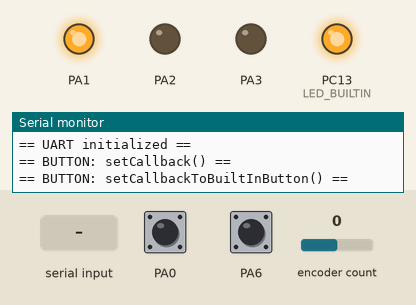
Bench run of a program on a simulated STM32 Black Pill. On the bench: output pins drawn as LEDs (lit = HIGH), the last lines printed to the serial monitor. Inputs (shaded band) come from the test bench; at power-on: PA6 HIGH, PA0 HIGH, encoder count 0.

Above: at 3.8 s.
3.9 s: PA6 pulled LOW for 0.15 s
At 4.7 s:
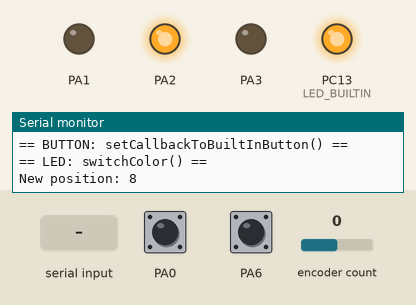
5.5 s: "PRESS\n" received over the second serial link
At 6.6 s:
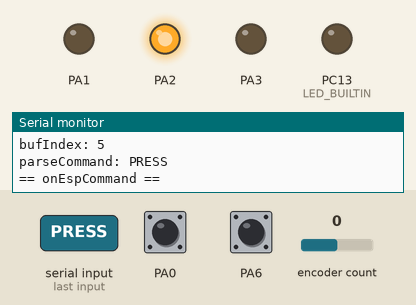
7.0 s: PA6 pulled LOW for 1 s
At 8.3 s:
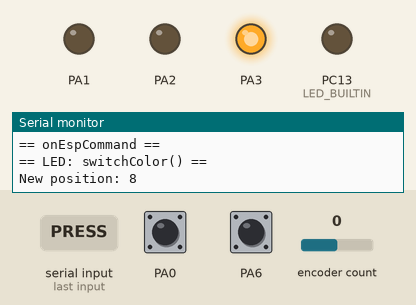
9.5 s: "RELEASE\n" received over the second serial link
At 10.7 s:
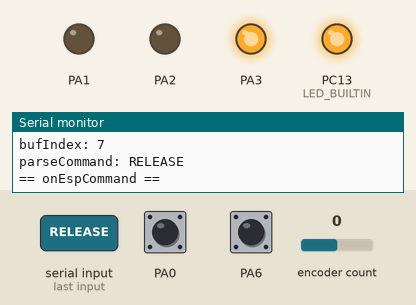
Timing chart, 0 to 12.5 s (numbered marks = the images above; inputs shaded):
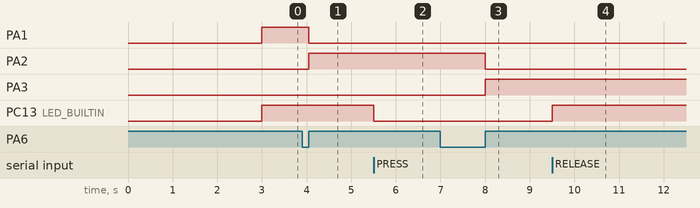

The program:

main.cpp
```cpp
#include <Arduino.h>
#include "config.hpp"
#include "button.hpp"
#include "encoder.hpp"
#include "uart.hpp"
#include "led.hpp"
#include <STM32FreeRTOS.h>

namespace
{
  button::ButtonHandler buttonHandler;
  led::LedHandler ledHandler;
  encoder::Encoder encoderHandler;
  uart::UartHandler uartHandler;
  bool isRGBLedOn = false;

  void onEspCommand(uart::RxCommand cmd)
  {
    Serial.println("== onEspCommand ==");
    switch (cmd)
    {
    case uart::RxCommand::ButtonPress:
      ledHandler.turnOnBuiltInLed();
      break;
    case uart::RxCommand::ButtonRelease:
      ledHandler.turnOffBuiltInLed();
      break;
    default:
      break;
    }
  }

  void onEncoderUpdate(uint8_t value)
  {
    Serial.println("== onEncoderUpdate ==");
    uart::TxCommand commandToSend;

    switch (ledHandler.getCurrentColor())
    {
    case led::Color::Red:
      commandToSend.type = uart::CommandType::R;
      break;
    case led::Color::Green:
      commandToSend.type = uart::CommandType::G;
      break;
    case led::Color::Blue:
      commandToSend.type = uart::CommandType::B;
      break;
    default:
      commandToSend.type = uart::CommandType::Unknown;
      break;
    }

    const uint8_t scaledValue = (value == 0) ? 0 : (value * 16 - 1);
    ledHandler.setValue(scaledValue);
    commandToSend.value = scaledValue;
    uartHandler.sendCommandToQueue(commandToSend);
  }

  void onButtonClick()
  {
    ledHandler.switchColor();
    const uint8_t newPosition = (ledHandler.getCurrentValue() + 1) / 16;
    Serial.printf("New position: %d\n", newPosition);
    encoderHandler.setPosition(newPosition);
  }

  void onBuiltInButtonClick()
  {
    Serial.println("== onBuiltInButtonClick ==");
    uart::TxCommand commandToSend;
    commandToSend.value = 1;
    if (isRGBLedOn)
    {
      commandToSend.type = uart::CommandType::OFF;
      isRGBLedOn = false;
    }
    else
    {
      commandToSend.type = uart::CommandType::ON;
      isRGBLedOn = true;
    }
    uartHandler.sendCommandToQueue(commandToSend);
  }
}

void inputTask(void *)
{
  while (true)
  {
    buttonHandler.update();
    encoderHandler.update();
    vTaskDelay(pdMS_TO_TICKS(5));
  }
}

void setup()
{
  uartHandler.init(uartConfig::rxPin, uartConfig::txPin);
  uartHandler.setCallback(&onEspCommand);
  ledHandler.init(ledConfig::pinRed, ledConfig::pinGreen, ledConfig::pinBlue);
  buttonHandler.init(buttonConfig::pin);
  buttonHandler.setCallback(&onButtonClick);
  buttonHandler.setCallbackToBuiltInButton(&onBuiltInButtonClick);
  encoderHandler.init(encoderConfig::clkPin, encoderConfig::dtPin);
  encoderHandler.setCallback(&onEncoderUpdate);
  const uint8_t currentPosition = (ledHandler.getCurrentValue() + 1) / 16;
  encoderHandler.setPosition(currentPosition);

  if (xTaskCreate(uartHandler.checkMessagesTask, "Check messages", 256, &uartHandler, 3, NULL) != pdPASS)
  {
    abort();
  };

  if (xTaskCreate(uartHandler.sendMessagesTask, "Send messages", 256, &uartHandler, 3, NULL) != pdPASS)
  {
    abort();
  }

  if (xTaskCreate(inputTask, "Input", 256, NULL, 2, NULL) != pdPASS)
  {
    abort();
  }

  vTaskStartScheduler();
}

void loop()
{
}
```

button.hpp
```cpp
#pragma once

#include <STM32FreeRTOS.h>
#include <optional>
#include <EasyButton.h>

namespace button
{
    using EventCallback = void (*)();

    class ButtonHandler
    {
    public:
        void init(uint8_t pin);
        void update();
        void setCallback(EventCallback cb);
        void setCallbackToBuiltInButton(EventCallback cb);

    private:
        std::optional<EasyButton> button_;
        std::optional<EasyButton> builtInButton_;
        EventCallback callback_ = nullptr;
        EventCallback callbackToBuiltIn_ = nullptr;
    };
}
```

encoder.hpp
```cpp
#pragma once

#include "RotaryEncoder.h"
#include <optional>

namespace encoder
{
    using EventCallback = void (*)(uint8_t);

    class Encoder
    {
    public:
        void init(uint8_t clkPin, uint8_t dtPin);
        void update();
        long getPosition();
        void setPosition(uint8_t position);
        void setCallback(EventCallback cb);

    private:
        std::optional<RotaryEncoder> rotaryEncoder_;
        EventCallback callback_ = nullptr;
        uint8_t currentPosition_ = 0;
        static constexpr uint8_t MAX_POSITION = 16;
    };
} // namespace encoder
```

led.hpp
```cpp
#pragma once

#include <stdint.h>
#include <Arduino.h>

namespace led
{
    enum class Color
    {
        Red,
        Green,
        Blue,
    };

    class LedHandler
    {
    public:
        void init(uint8_t redPin, uint8_t greenPin, uint8_t bluePin);
        Color getCurrentColor();
        uint8_t getCurrentValue() const;
        void switchColor();
        void setValue(uint8_t value);
        void updateLeds();
        void turnOnBuiltInLed();
        void turnOffBuiltInLed();

    private:
        uint8_t redPin_;
        uint8_t greenPin_;
        uint8_t bluePin_;
        Color selectedColor_ = Color::Red;
        uint8_t redValue_ = 127;
        uint8_t greenValue_ = 127;
        uint8_t blueValue_ = 127;
        int builtInLedActiveLevel_ = LOW;
        int builtInLedInactiveLevel_ = HIGH;
    };
} // namespace led
```

uart.hpp
```cpp
#pragma once

#include <cstdint>
#include <stddef.h>
#include <STM32FreeRTOS.h>
#include <optional>
#include <Arduino.h>

namespace uart
{
    enum class RxCommand
    {
        ButtonPress,
        ButtonRelease,
        Unknown,
    };

    using CommandCallback = void (*)(RxCommand);

    enum class CommandType
    {
        ON,
        OFF,
        R,
        G,
        B,
        Unknown
    };

    struct TxCommand
    {
        CommandType type;
        uint8_t value;
    };

    class UartHandler
    {
    public:
        void init(uint8_t rxPin, uint8_t txPin);
        static void checkMessagesTask(void *pvParams);
        static void sendMessagesTask(void *pvParams);
        void setCallback(CommandCallback cb);
        void sendCommandToQueue(TxCommand cmd);

    private:
        void checkMessagesLoop();
        void sendMessagesLoop();
        RxCommand parseCommand(const char *str);

        std::optional<Uart> SerialVCP_;

        static constexpr size_t MAX_MSG_LEN = 32;
        char buffer_[MAX_MSG_LEN]{};
        size_t bufIndex_ = 0;

        QueueHandle_t messageQueue_ = nullptr;
        static constexpr UBaseType_t QUEUE_LENGTH = 10;

        CommandCallback callback_ = nullptr;
    };

} // namespace uart
```

button.cpp
```cpp
#include "button.hpp"
#include "config.hpp"
#include <STM32FreeRTOS.h>

namespace button
{
    void ButtonHandler::init(uint8_t pin)
    {
        button_.emplace(pin);
        builtInButton_.emplace(buttonConfig::builtInPin);
        button_->begin();
        builtInButton_->begin();
    }

    void ButtonHandler::setCallback(EventCallback cb)
    {
        if (!button_)
        {
            Serial.println("== BUTTON: No button_ initialized ==");
            return;
        }

        Serial.println("== BUTTON: setCallback() ==");
        callback_ = cb;
        button_->onPressed(callback_);
    }

    void ButtonHandler::setCallbackToBuiltInButton(EventCallback cb)
    {
        if (!builtInButton_)
        {
            Serial.println("== BUTTON: No builtInButton_ initialized ==");
            return;
        }
        Serial.println("== BUTTON: setCallbackToBuiltInButton() ==");
        callbackToBuiltIn_ = cb;
        builtInButton_->onPressed(callbackToBuiltIn_);
    }

    void ButtonHandler::update()
    {
        if (button_)
        {
            button_->read();
        }

        if (builtInButton_)
        {
            builtInButton_->read();
        }
    }
}
```

encoder.cpp
```cpp
#include "encoder.hpp"
#include "RotaryEncoder.h"

namespace encoder
{
    void Encoder::init(uint8_t clkPin, uint8_t dtPin)
    {
        rotaryEncoder_.emplace(dtPin, clkPin, RotaryEncoder::LatchMode::FOUR3);
    }
    void Encoder::update()
    {
        if (!rotaryEncoder_)
        {
            return;
        }

        rotaryEncoder_->tick();

        if (rotaryEncoder_->getDirection() == RotaryEncoder::Direction::NOROTATION)
        {
            return;
        }

        Serial.println("== ENCODER: update() ==");
        uint8_t position;
        const long newPosition = rotaryEncoder_->getPosition();
        Serial.printf("New position: %ld\n", newPosition);

        if (newPosition < 0)
        {
            rotaryEncoder_->setPosition(0);
            position = 0;
        }
        else if (newPosition > MAX_POSITION)
        {
            rotaryEncoder_->setPosition(MAX_POSITION);
            position = MAX_POSITION;
        }
        else
        {
            position = static_cast<uint8_t>(newPosition);
        }

        Serial.printf("position: %d\n", position);
        Serial.printf("currentPosition: %d\n", currentPosition_);

        if (position != currentPosition_)
        {
            Serial.printf("%s | Position = %d\n",
                          position > currentPosition_ ? "CW (+)" : "CCW (-)",
                          position);
            Serial.println("After loggin position");
            currentPosition_ = position;
            if (callback_ != nullptr)
            {
                Serial.println("Running callback");
                callback_(currentPosition_);
            }
        }
    }

    long Encoder::getPosition()
    {
        if (!rotaryEncoder_)
        {
            return 0;
        }

        return rotaryEncoder_->getPosition();
    }

    void Encoder::setPosition(uint8_t position)
    {
        if (!rotaryEncoder_)
        {
            return;
        }

        currentPosition_ = position;
        rotaryEncoder_->setPosition(position);
    }

    void Encoder::setCallback(EventCallback cb)
    {
        callback_ = cb;
    }
} // namespace encoder
```

led.cpp
```cpp
#include "led.hpp"
#include "config.hpp"

namespace led
{
    void LedHandler::init(uint8_t redPin, uint8_t greenPin, uint8_t bluePin)
    {
        redPin_ = redPin;
        greenPin_ = greenPin;
        bluePin_ = bluePin;
        pinMode(redPin, OUTPUT);
        pinMode(greenPin, OUTPUT);
        pinMode(bluePin, OUTPUT);
        pinMode(LED_BUILTIN, OUTPUT);
        turnOffBuiltInLed();
        updateLeds();
    }

    Color LedHandler::getCurrentColor()
    {
        return selectedColor_;
    }

    uint8_t LedHandler::getCurrentValue() const
    {
        switch (selectedColor_)
        {
        case Color::Red:
            return redValue_;
        case Color::Green:
            return greenValue_;
        case Color::Blue:
            return blueValue_;
        default:
            return 0;
            break;
        }
    }

    void LedHandler::setValue(uint8_t value)
    {
        switch (selectedColor_)
        {
        case Color::Red:
            redValue_ = value;
            break;
        case Color::Green:
            greenValue_ = value;
            break;
        case Color::Blue:
            blueValue_ = value;
        default:
            break;
        }
    }

    void LedHandler::switchColor()
    {
        Serial.println("== LED: switchColor() ==");
        switch (selectedColor_)
        {
        case Color::Red:
            selectedColor_ = Color::Green;
            break;
        case Color::Green:
            selectedColor_ = Color::Blue;
            break;
        case Color::Blue:
            selectedColor_ = Color::Red;
            break;
        }
        updateLeds();
    }

    void LedHandler::updateLeds()
    {
        digitalWrite(redPin_, selectedColor_ == Color::Red);
        digitalWrite(greenPin_, selectedColor_ == Color::Green);
        digitalWrite(bluePin_, selectedColor_ == Color::Blue);
    }

    void LedHandler::turnOnBuiltInLed()
    {
        digitalWrite(LED_BUILTIN, builtInLedActiveLevel_);
    }

    void LedHandler::turnOffBuiltInLed()
    {
        digitalWrite(LED_BUILTIN, builtInLedInactiveLevel_);
    }
} // namespace led
```

uart.cpp
```cpp
#include "uart.hpp"
#include <Arduino.h>
#include <STM32FreeRTOS.h>

namespace uart
{
    void UartHandler::init(uint8_t rxPin, uint8_t txPin)
    {
        SerialVCP_.emplace(rxPin, txPin);
        Serial.begin(115200);
        SerialVCP_->begin(115200);
        delay(3000);
        Serial.println("== UART initialized ==");
        messageQueue_ = xQueueCreate(QUEUE_LENGTH, sizeof(TxCommand));
    }

    void UartHandler::setCallback(CommandCallback cb)
    {
        callback_ = cb;
    }

    void UartHandler::sendCommandToQueue(TxCommand cmd)
    {
        xQueueSend(messageQueue_, &cmd, portMAX_DELAY);
    }

    void UartHandler::checkMessagesTask(void *pvParams)
    {
        auto *self = static_cast<UartHandler *>(pvParams);
        self->checkMessagesLoop();
    }

    RxCommand UartHandler::parseCommand(const char *str)
    {
        Serial.printf("parseCommand: %s\n", str);
        if (strcmp(str, "PRESS") == 0)
        {
            return RxCommand::ButtonPress;
        }
        if (strcmp(str, "RELEASE") == 0)
        {
            return RxCommand::ButtonRelease;
        }
        return RxCommand::Unknown;
    }

    void UartHandler::checkMessagesLoop()
    {
        if (!SerialVCP_)
        {
            return;
        }

        while (true)
        {
            while (SerialVCP_->available() > 0)
            {
                char receivedChar = SerialVCP_->read();

                if (receivedChar == '\r')
                {
                    continue;
                }

                if (receivedChar == '\n')
                {
                    buffer_[bufIndex_] = '\0';
                    Serial.printf("bufIndex: %d\n", bufIndex_);

                    if (bufIndex_ > 0)
                    {
                        RxCommand cmd = parseCommand(buffer_);
                        if (cmd != RxCommand::Unknown && callback_ != nullptr)
                        {
                            callback_(cmd);
                        }
                    }

                    bufIndex_ = 0;
                }
                else if (bufIndex_ < MAX_MSG_LEN - 1)
                {
                    buffer_[bufIndex_++] = receivedChar;
                }
                else
                {
                    bufIndex_ = 0;
                }
            }
            vTaskDelay(pdMS_TO_TICKS(10));
        }
    }

    void UartHandler::sendMessagesTask(void *pvParams)
    {
        auto *self = static_cast<UartHandler *>(pvParams);
        self->sendMessagesLoop();
    }
    void UartHandler::sendMessagesLoop()
    {
        TxCommand command;
        while (true)
        {
            if (xQueueReceive(messageQueue_, &command, portMAX_DELAY) == pdPASS)
            {

                const char *stringType;
                switch (command.type)
                {
                case CommandType::ON:
                    stringType = "ON";
                    break;
                case CommandType::OFF:
                    stringType = "OFF";
                    break;
                case CommandType::R:
                    stringType = "R";
                    break;
                case CommandType::G:
                    stringType = "G";
                    break;
                case CommandType::B:
                    stringType = "B";
                    break;
                case CommandType::Unknown:
                default:
                    stringType = "Unknown";
                    break;
                }
                Serial.printf("got type=%s value=%d\n",
                              stringType,
                              command.value);

                if (command.type == CommandType::Unknown)
                {
                    continue;
                }

                char txBuffer[16];
                int len = snprintf(txBuffer, sizeof(txBuffer), "%s:%u\n", stringType, command.value);

                if (len > 0 && len < static_cast<int>(sizeof(txBuffer)) && SerialVCP_)
                {
                    SerialVCP_->write(reinterpret_cast<const uint8_t *>(txBuffer), len);
                }
            }
        }
    }
}
```

config.hpp
```cpp
#pragma once

#include "Arduino.h"
#include <stdint.h>

namespace ledConfig
{
    constexpr uint8_t pinRed = PA1;
    constexpr uint8_t pinGreen = PA2;
    constexpr uint8_t pinBlue = PA3;
}; // namespace ledCondig

namespace buttonConfig
{
    constexpr uint8_t pin = PA6;
    constexpr uint8_t builtInPin = PA0;
} // namespace buttonConfig

namespace encoderConfig
{
    constexpr uint8_t clkPin = PA4;
    constexpr uint8_t dtPin = PA5;
} // namespace encoderConfig

namespace uartConfig
{
    constexpr uint8_t rxPin = PA10;
    constexpr uint8_t txPin = PA9;
}
```

Measured:
- after the input at 3.9 s, PA1: HIGH → LOW after 0.15 s; PA2: LOW → HIGH after 0.15 s
- after the input at 5.5 s, PC13 (LED_BUILTIN): HIGH → LOW at once
- after the input at 7.0 s, PA2: HIGH → LOW after 1.0 s; PA3: LOW → HIGH after 1.0 s
- after the input at 9.5 s, PC13 (LED_BUILTIN): LOW → HIGH at once
